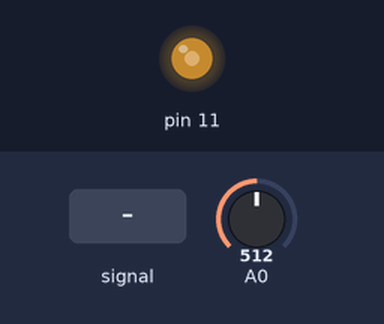
The sketch below on a simulated Arduino Uno, built with avr-gcc and run on an emulated ATmega328P. On the bench: output pins drawn as LEDs (lit = HIGH). The inputs (shaded band) are chosen by the test bench; at power-on: A0 = 512. What the sketch prints to the serial monitor is not drawn.

Above: at 1.2 s.
1.3 s: A0 fed a 200 Hz sine of ±81 counts around its level
4.3 s: A0 set to 900
At 5.2 s:
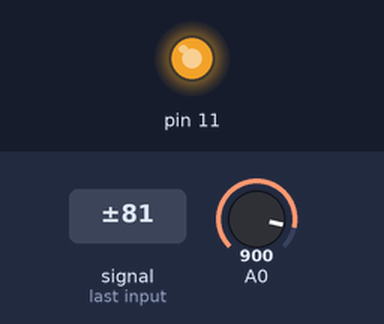
5.8 s: A0 set to 122
At 6.3 s:
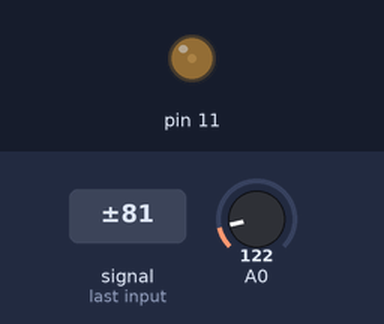
7.3 s: A0 set to 0
At 8.7 s:
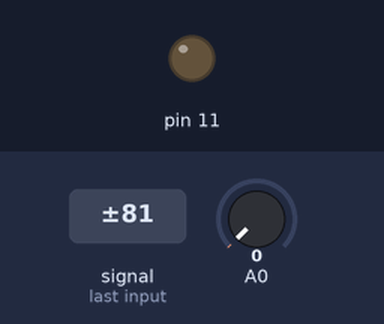
Timing chart, 0 to 9.8 s (numbered marks = the images above; inputs shaded):
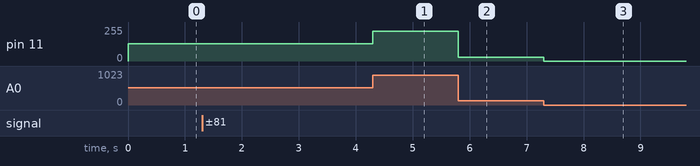

Measured:
- after the input at 5.8 s, pin 11: 225/255 → 30/255 at once
- after the input at 7.3 s, pin 11: 30/255 → 0/255 at once

The sketch:

lab1ex5_1g4.ino
```cpp
void setup() {
  // put your setup code here, to run once:
  pinMode(11, OUTPUT);
  digitalWrite(11, HIGH);

  pinMode(A0, INPUT);
  Serial.begin(115200);
}

void loop() {
  // put your main code here, to run repeatedly:
  Serial.println(analogRead(A0)/4);
  analogWrite(11, analogRead(A0)/4);

}
```
